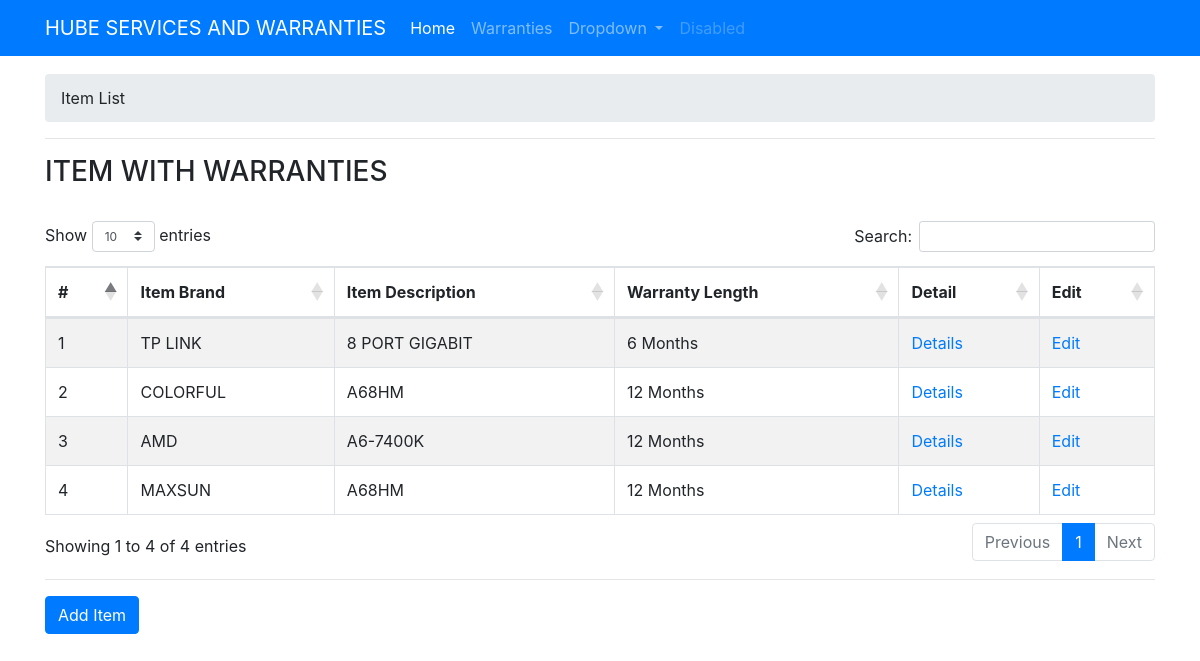
Page /items/ on the earlier database version.
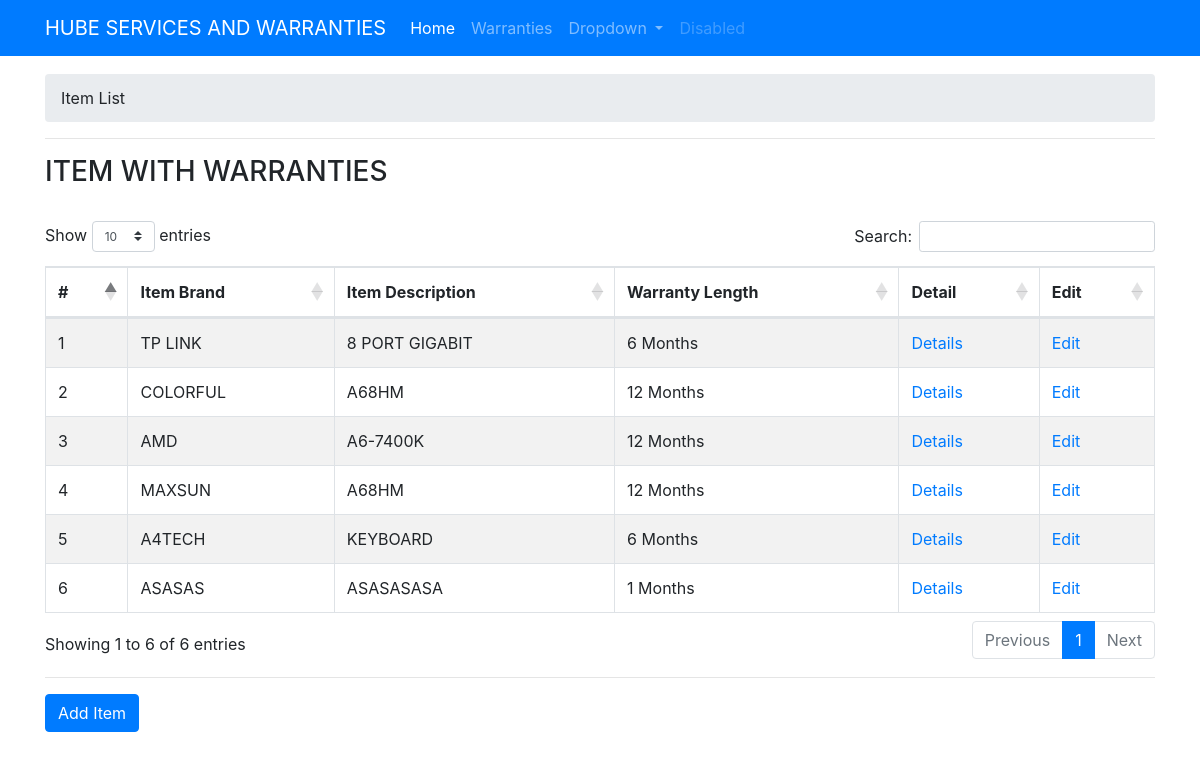
Same page on the later database version.
### items/models.py (models this page shows, shortened)
class ItemName(models.Model):
	barcode			= models.CharField(max_length=120, null=True, blank=True, unique=True)
	item_brand 		= models.CharField(max_length=120)
	item_name		= models.CharField(max_length=120)
	item_model		= models.CharField(max_length=120, null=True, blank=True)
	item_desc		= models.TextField(max_length=120, null=True, blank=True)
	item_photo		= models.ImageField(null=True, blank=True, upload_to=image_upload_location)
	item_wrty_lngth	= models.IntegerField(verbose_name="item warranty length", help_text="How many month?")
	item_cat		= models.ForeignKey(ItemCategory, on_delete=models.CASCADE, verbose_name="item categories", default=1)
	item_supp		= models.ForeignKey(ItemSupply, on_delete=models.CASCADE, verbose_name="item supplier", default=1)
	timestamp		= models.DateField(auto_now_add=True, auto_now=False)
	updated			= models.DateField(auto_now=True, auto_now_add=False)
	class Meta:
		verbose_name = "item name"
		verbose_name_plural = "item names"

### items/views.py (the view)
def itemList(request):
	item_name = ItemName.objects.all()
	render_template = "item_list.html"
	context = {
		"title": "item with warranties",
		"itemname": item_name,
	}
	return render(request, render_template, context)

### items/templates/item_list.html
{% extends "base.html" %}
{% block breadcrumb %}
<ol class="breadcrumb">
  <li class="breadcrumb-item">Item List</li>
</ol>
<hr>
{% endblock %}
{% block content %}
<h3>{{title|upper}}</h3>
<br>
<table id="datatable" class="table table-striped table-bordered">
	<thead>
		<tr>
			<th>#</th>
			<th>Item Brand</th>
			<th>Item Description</th>
			<th>Warranty Length</th>
			<th>Detail</th>
			<th>Edit</th>
		</tr>
	</thead>
	<tbody>
		{% for item in itemname %}
		<tr>
			<td>{{forloop.counter}}</td>
			<td>{{item.item_brand|upper}}</td>
			<td>{{item.item_name|upper}}</td>
			<td>{{item.item_wrty_lngth}} Months</td>
			<td><a href="{% url 'item:detail' item.id %}">Details</a></td>
			<td><a href="">Edit</a></td>
		</tr>
		{% endfor %}
	</tbody>
</table>
<hr>
<a href="{% url 'item:add' %}" class="btn btn-primary">Add Item</a>
{% endblock %}

### templates/base.html (shortened to what this page needs)
{% load staticfiles %}
{% load crispy_forms_tags %}
<!doctype html>
<html lang="en">
  <head>
    <link rel="stylesheet" href="https://stackpath.bootstrapcdn.com/bootstrap/4.2.1/css/bootstrap.min.css">
    <link rel="stylesheet" href="https://cdnjs.cloudflare.com/ajax/libs/twitter-bootstrap/4.1.3/css/bootstrap.css">
    <link rel="stylesheet" href="https://cdn.datatables.net/1.10.19/css/dataTables.bootstrap4.min.css">
  </head>
  <body>
    <nav class="navbar navbar-expand-lg navbar-dark fixed-top bg-primary">
      <div class="container">
        <a class="navbar-brand" href="/items">HUBE SERVICES AND WARRANTIES</a>
        <div class="collapse navbar-collapse" id="navbarSupportedContent">
          <ul class="navbar-nav mr-auto">
            <li class="nav-item active">
              <a class="nav-link" href="/items">Home <span class="sr-only">(current)</span></a>
            </li>
            <li class="nav-item">
              <a class="nav-link" href="/warranties">Warranties</a>
            </li>
            <li class="nav-item dropdown">
              <a class="nav-link dropdown-toggle" href="#" id="navbarDropdown" role="button" data-toggle="dropdown" aria-haspopup="true" aria-expanded="false">
                Dropdown
              </a>
            </li>
            <li class="nav-item">
              <a class="nav-link disabled" href="#" tabindex="-1" aria-disabled="true">Disabled</a>
            </li>
          </ul>
        </div>
      </div>
    </nav>
    <div class="container" style="margin-top: 50px;">
      <br>
      {% block breadcrumb %}
      {% endblock %}
      {% block content %}
      {% endblock %}
    </div>
  </body>
</html>

Differences in the rows shown:
added ItemName: item_brand "A4TECH", item_name "KEYBOARD", item_wrty_lngth "6"
added ItemName: item_brand "ASASAS", item_name "ASASASASA", item_wrty_lngth "1"
Other differences:
text written by a page script: "Show entries Search: Showing 1 to 4 of 4 entries Previous 1 Next" → "Show entries Search: Showing 1 to 6 of 6 entries Previous 1 Next"
